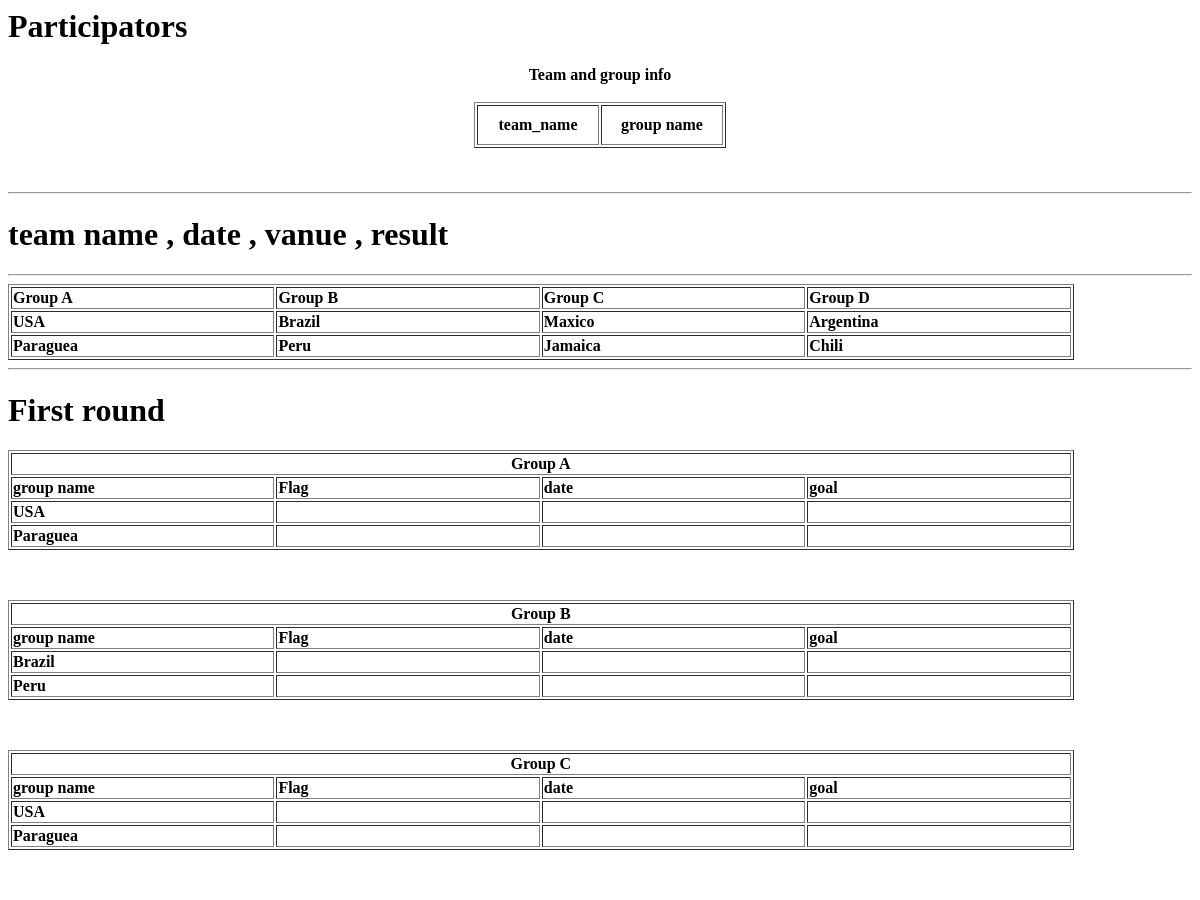
Before: /match_fixture.php (upper part) with the older database file.
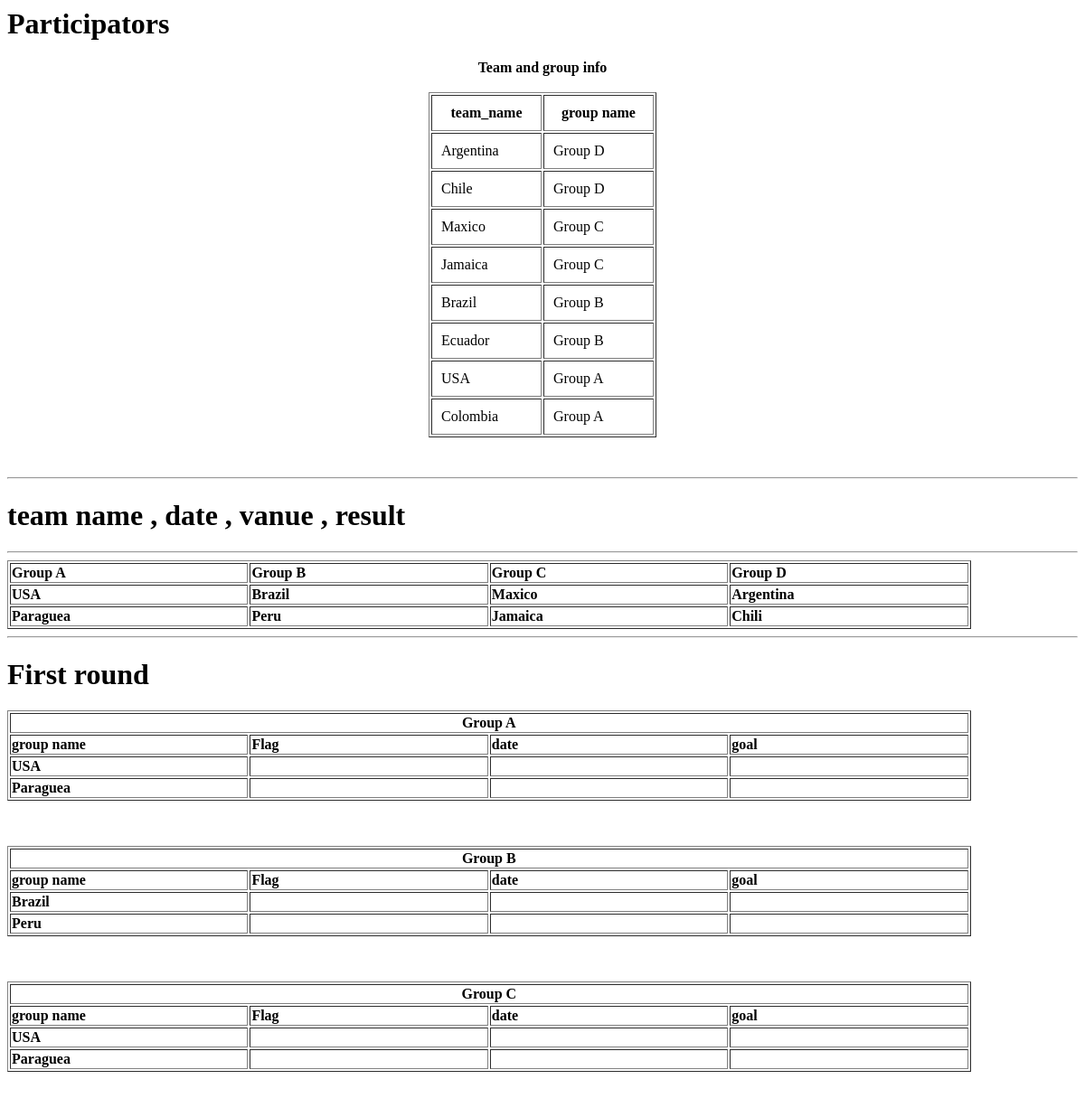
After: the same page with the newer database file.
### tables this page shows
CREATE TABLE `team_info` (
  `team_id` int(20) NOT NULL,
  `team_name` varchar(20) NOT NULL,
  `flag` varchar(20) NOT NULL,
  `coach_id` int(20) NOT NULL
);

CREATE TABLE `group_t` (
  `group_name` varchar(20) NOT NULL,
  `team_id` varchar(20) NOT NULL
);

### match_fixture.php (the view, shortened to what this page needs)
<html >
<head>
</head>
<body>
<h1>Participators </h1>
<?php
        $result = mysql_query(("SELECT team_info.team_name,  group_t.group_name FROM team_info INNER JOIN group_t  ON
          team_info.team_id = group_t.team_id ")      )
                or die(mysql_error());
        echo "<div align='center'><b>Team and group info</b> </div> <br>";
      echo " <div align='center'> "   ;
        echo "<table border='1' cellpadding='10'>";
        echo "<tr>  <th width=100>team_name</th> <th width=100>group name</th>";
        while($row = mysql_fetch_array( $result )) {
                echo "<tr>";
                echo '<td >' . $row['team_name'] . '</td>';
                echo '<td >' .'Group '. $row['group_name'] . '</td>';
                echo "</tr>";
        }
        echo "</table>";
        echo "</div>";
?>
<br><br>
<hr>
<h1>team name , date , vanue , result</h1>
<hr>
<table width="90%" border="1">
  <tr>
    <td width="250"><strong>Group A</strong></td>
    <td width="250"><strong>Group  B</strong></td>
    <td width="250"><strong>Group C</strong></td>
    <td width="250"><strong>Group D</strong></td>
  </tr>
  <tr>
    <td><strong>USA</strong></td>
    <td><strong>Brazil</strong></td>
    <td><strong>Maxico</strong></td>
    <td><strong>Argentina</strong></td>
  </tr>
  <tr>
    <td><strong>Paraguea</strong></td>
    <td><strong>Peru</strong></td>
    <td><strong>Jamaica</strong></td>
    <td><strong>Chili</strong></td>
  </tr>
</table>
<hr>
<h1>First round</h1>
<table width="90%" border="1">
  <tr>
    <td colspan="4"><div align="center"><strong>Group A</strong></div></td>
  </tr>
  <tr>
    <td width="250"><strong>group name</strong></td>
    <td width="250"><strong>Flag</strong></td>
    <td width="250"><strong>date</strong></td>
    <td width="250"><strong>goal</strong></td>
  </tr>
  <tr>
    <td><strong>USA</strong></td>
    <td>&nbsp;</td>
    <td>&nbsp;</td>
    <td>&nbsp;</td>
  </tr>
  <tr>
    <td><strong>Paraguea</strong></td>
    <td>&nbsp;</td>
    <td>&nbsp;</td>
    <td>&nbsp;</td>
  </tr>
</table>
<p>&nbsp;</p>
<table width="90%" border="1">
  <tr>
    <td colspan="4"><div align="center"><strong>Group B </strong></div></td>
  </tr>
  <tr>
    <td width="250"><strong>group name</strong></td>
    <td width="250"><strong>Flag</strong></td>
    <td width="250"><strong>date</strong></td>
    <td width="250"><strong>goal</strong></td>
  </tr>
  <tr>
    <td><strong>Brazil</strong></td>
    <td>&nbsp;</td>
    <td>&nbsp;</td>
    <td>&nbsp;</td>
  </tr>
  <tr>
    <td><strong>Peru</strong></td>
    <td>&nbsp;</td>
    <td>&nbsp;</td>
    <td>&nbsp;</td>
  </tr>
</table>
<p>&nbsp;</p>
<table width="90%" border="1">
  <tr>
    <td colspan="4"><div align="center"><strong>Group C </strong></div></td>
  </tr>
  <tr>
    <td width="250"><strong>group name</strong></td>
    <td width="250"><strong>Flag</strong></td>
    <td width="250"><strong>date</strong></td>
    <td width="250"><strong>goal</strong></td>
  </tr>
  <tr>
    <td><strong>USA</strong></td>
    <td>&nbsp;</td>
    <td>&nbsp;</td>
    <td>&nbsp;</td>
  </tr>
  <tr>
    <td><strong>Paraguea</strong></td>
    <td>&nbsp;</td>
    <td>&nbsp;</td>
    <td>&nbsp;</td>
  </tr>
</table>
<p>&nbsp;</p>
</body>
</html>

Changed rows visible on the page:
added team_info: team_name "Argentina", group_t.group_name "D"
added team_info: team_name "Chile", group_t.group_name "D"
added team_info: team_name "Maxico", group_t.group_name "C"
added team_info: team_name "Jamaica", group_t.group_name "C"
added team_info: team_name "Brazil", group_t.group_name "B"
added team_info: team_name "Ecuador", group_t.group_name "B"
added team_info: team_name "USA", group_t.group_name "A"
added team_info: team_name "Colombia", group_t.group_name "A"
